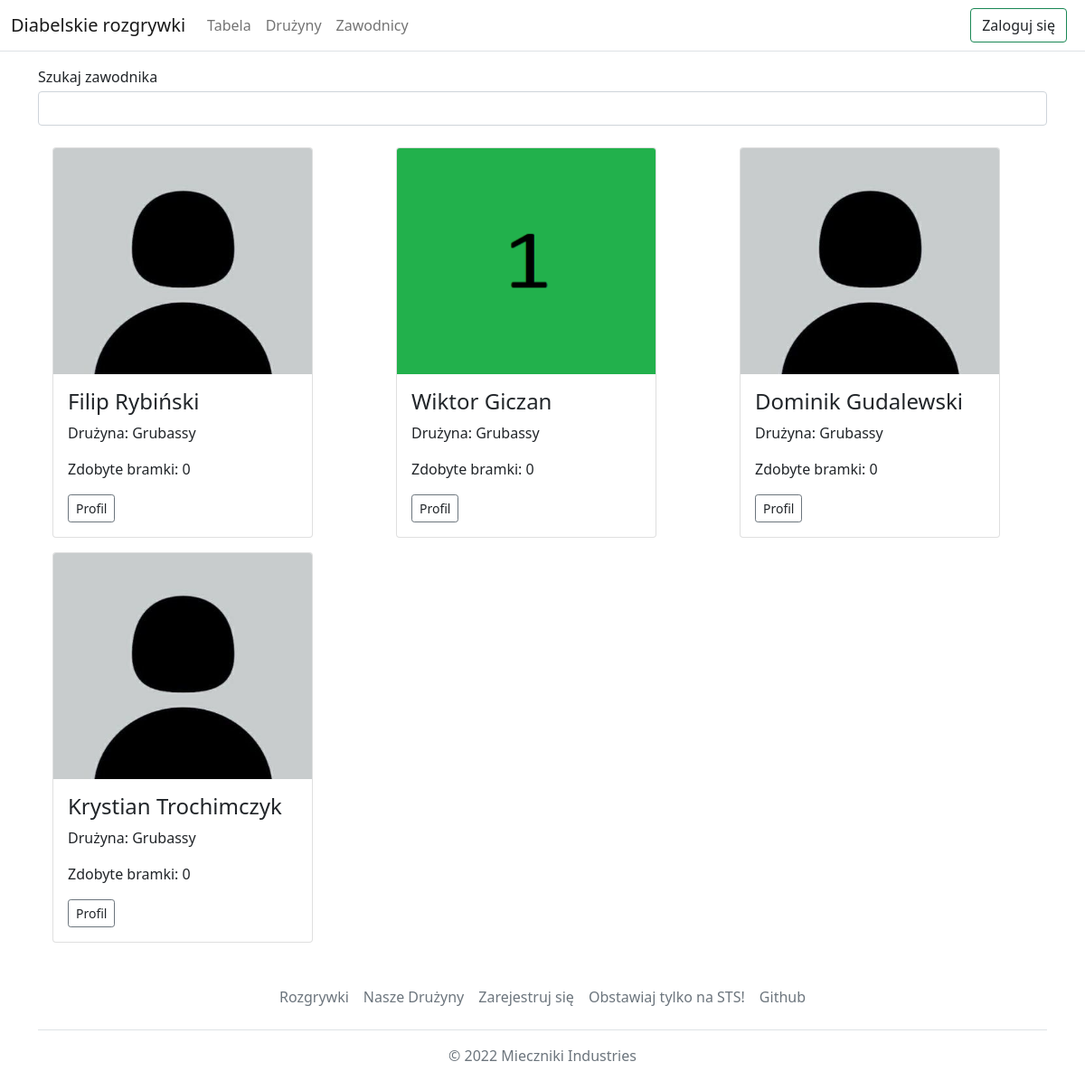
Page /player on the earlier database version.
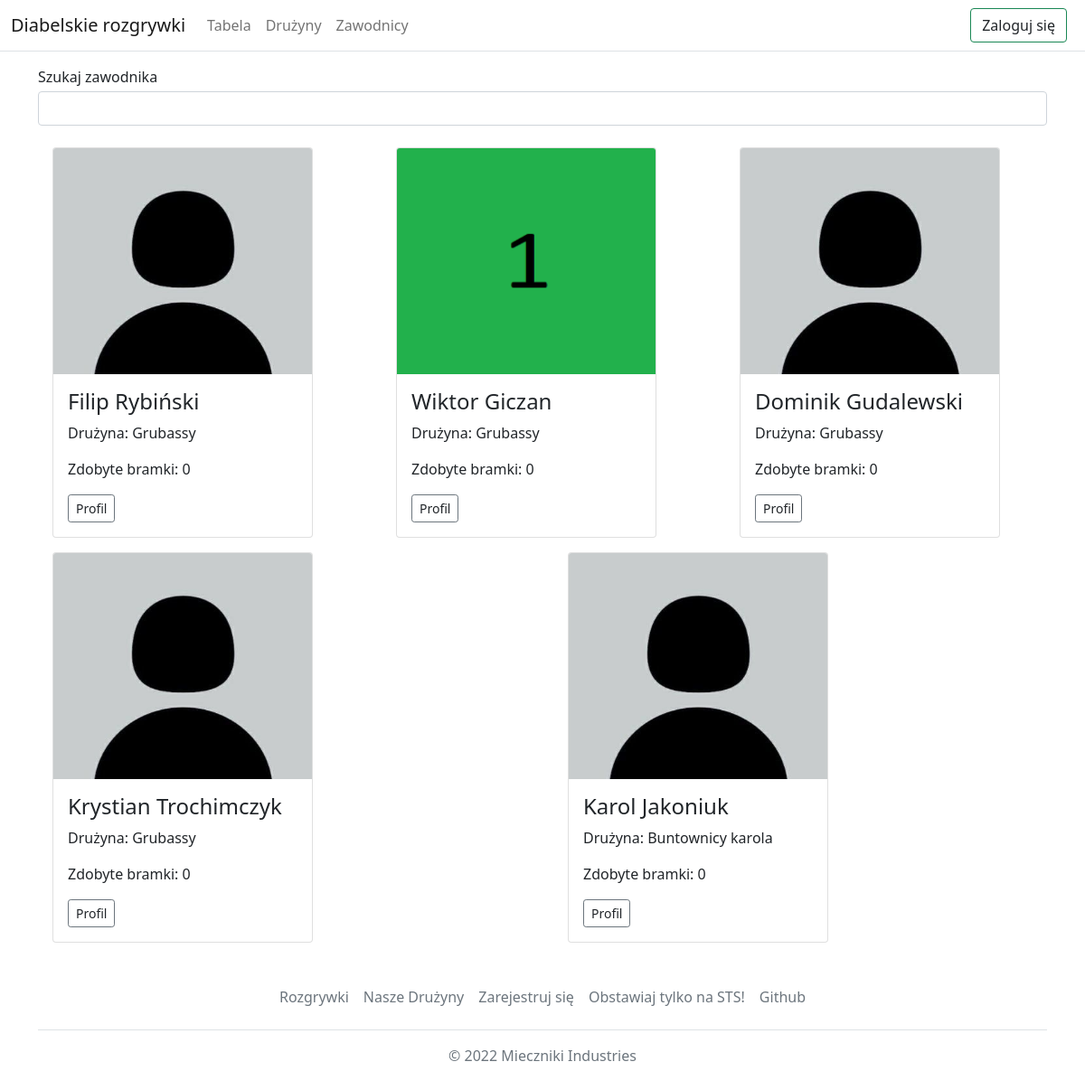
Same page on the later database version.
### Football/models.py (models this page shows, shortened)
class Player(models.Model):
    user = models.OneToOneField(User,on_delete=models.CASCADE,null=True)
    name = models.CharField(max_length=30)
    surname = models.CharField(max_length=30)
    position = models.ForeignKey(Position,on_delete=models.CASCADE,null=True)
    shirt_number = models.IntegerField(null=True, validators=[MinValueValidator(1),MaxValueValidator(99)])
    team = models.ForeignKey(Team,null=True,on_delete=models.SET_NULL)
    image = models.ImageField(upload_to='images/players/',null=False,default='images/default_profile_picture.jpg')
    captain = models.BooleanField(null=False,default=False)
    mod = models.BooleanField(null=False,default=False)
    def get_goals(self):
        goals = Goal.objects.all().filter(player = self)
        return goals
    def get_absolute_url(self):
        return reverse('football:player_detail',args=[self.id])
    def __str__(self):
        return f'{self.name} {self.surname}'

class Team(models.Model):
    name = models.CharField(max_length=30)
    slug = models.SlugField(max_length=30,unique=True)
    image = models.ImageField(upload_to='images/teams')
    def __str__(self):
        return self.name

### Football/views.py (the view, shortened to what this page needs)
# urls.py: path('player',views.all_players,name='all_players'),
def all_players(request):
    context = {
        'players' : Player.objects.filter(mod=False)
    }
    return render(request, 'player/all_players.html', context)

### Football/ext_methods.py (called while the page is built)
def get_teams(request):
    return {'teams' : Team.objects.all()}

### templates/player/all_players.html (shortened to what this page needs)
{% extends 'base.html' %}
{% block content %}
    <form method="POST" autocomplete="off">
        <label class="mt-3">Szukaj zawodnika</label>
        <input name="zawodnik" class="form-control mt-1" list="zawodnicy">
    </form>
    <div class = "album mt-2">
        <div class="row">
            {% for player in players %}
            <div class="col">
              <div class="card ms-3 mt-3 box-shadow" style="width:18rem">
                <img class="card-img-top" src="{{ player.image.url }}" alt="{{ player.name }}" width="150px" height = "250px" >
                <div class="card-body">
                  <h4 class="card-text">{{ player }}</h4>
                    <p class = "card-text">Drużyna: {{ player.team }}</p>
                    <p class="card-text">Zdobyte bramki: {{ player.get_goals.count }}</p>
                  <div class="d-flex justify-content-between align-items-center">
                    <div class="btn-group">
                      <button type="button" class="btn btn-sm btn-outline-secondary">
                          <a class="text-decoration-none text-dark" href="{{ player.get_absolute_url }}">Profil</a>
                      </button>
                    </div>
                  </div>
                </div>
              </div>
            </div>
            {% endfor %}
        </div>
    </div>
{% endblock %}

Differences in the rows shown:
added Player: image (placeholder picture), name+surname "Karol Jakoniuk", team "Buntownicy karola", get_goals.count "0"
